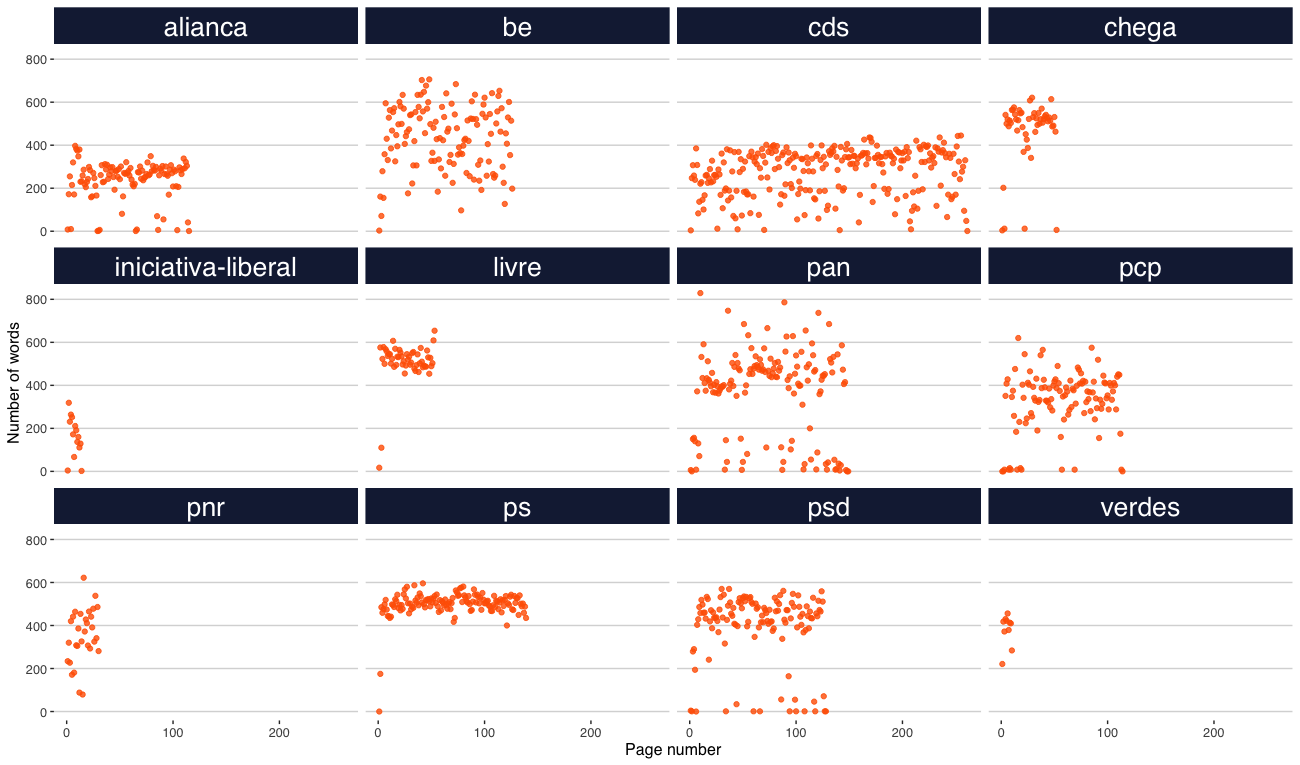

Source code (R):
library("dplyr")
devtools::install_github("quartin/ggthemes")


paths <- list.files("content/post/first-post/resources/2019", pattern = ".pdf", full.names = TRUE)

words_per_page <- function(path) {
  pages_data <- pdftools::pdf_data(path)
  party <- gsub(".pdf", "", basename(path))
  
  pages_data %>% 
    purrr::map_df(.f = ~ {
      .x %>% 
      filter(stringr::str_starts(text, pattern = "\b", negate = TRUE)) %>% 
        count(name = "number_words")
    }) %>%
    mutate(party = party,
           page_number = row_number()) %>% 
    select(party, page_number, number_words)
  }

all_counts <- paths %>% purrr::map_df(words_per_page) %>% 
  filter(party != "pdr")

ggplot2::ggplot(all_counts, aes(x = number_words)) +
  ggthemes::theme_fivethirtyeight(base_size = 14) +
  ggplot2::geom_freqpoly(binwidth = 30, colour = ggthemes::talkdesk_pal()(4)[4]) +
  ggplot2::facet_wrap(~ party)

ggplot2::ggplot(all_counts, aes(x = page_number, y = number_words)) +
  ggthemes::theme_hc(base_size = 12) +
  ggplot2::geom_point(colour = ggthemes::talkdesk_pal()(4)[2], alpha = 0.8) +
  ggplot2::facet_wrap(~ party) +
  ggplot2::theme(strip.background = element_rect(fill = ggthemes::talkdesk_pal()(4)[1])) +
  ggplot2::theme(strip.text = element_text(size = 20, colour = 'white')) +
  ggplot2::ylab("Number of words") +
  ggplot2::xlab("Page number")
